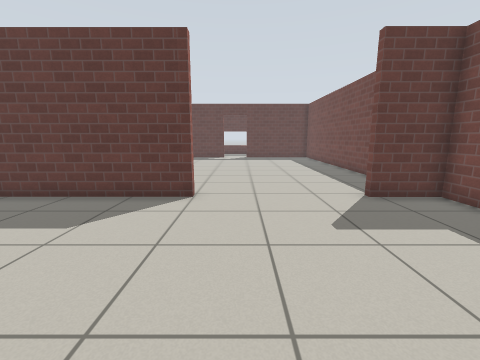
View 1 (above)

16 first-person views from a walk through a world built for the Gazebo simulator. The camera is 0.94 m above the floor, tilts 10° down and sees 90° across. The floor is counted in squares, 0.5 m on a side. Each view is taken from the middle of a square. On the plan, view 1 faces up. The plan holds only what a view shows up to about 15 squares ahead; the rest is blank. Gazebo's built-in surfaces are drawn with simple patterns.

View 2
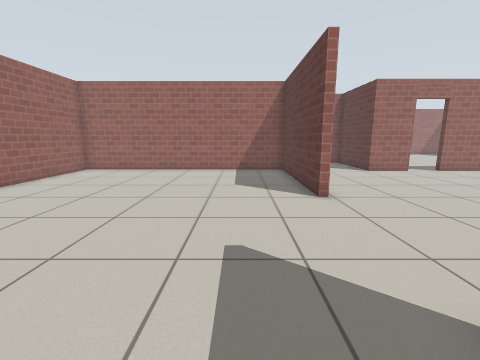

View 3
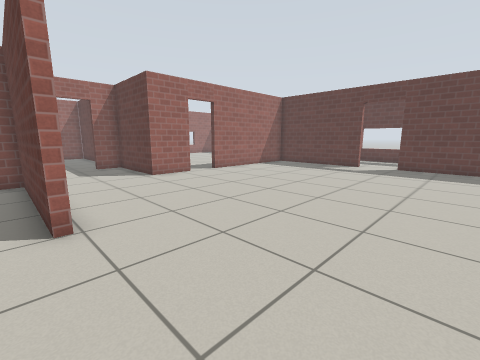

View 4
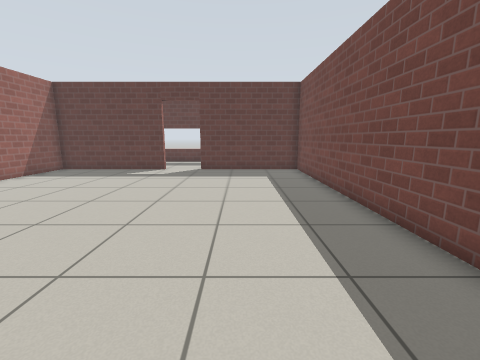

View 5
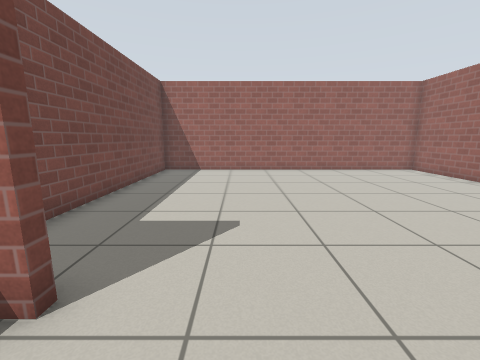

View 6
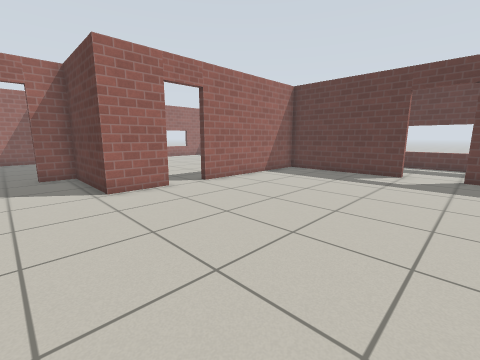

View 7
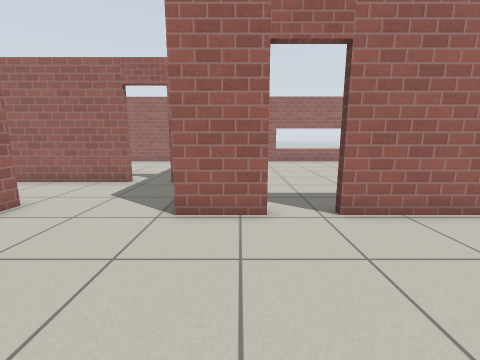

View 8
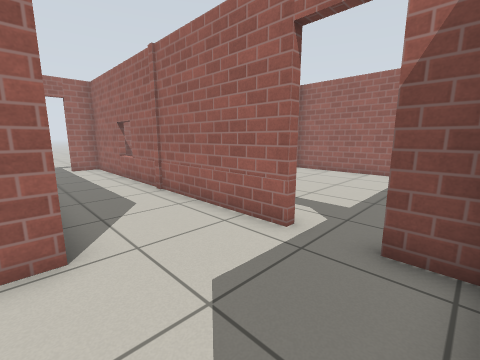

View 9
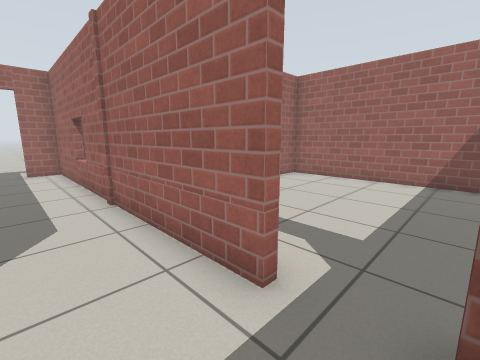

View 10
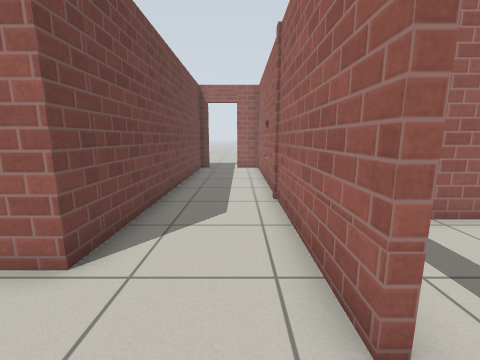

View 11
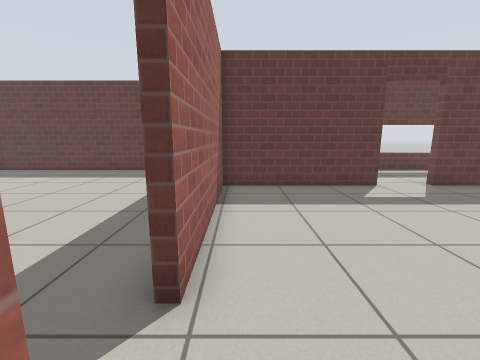

View 12
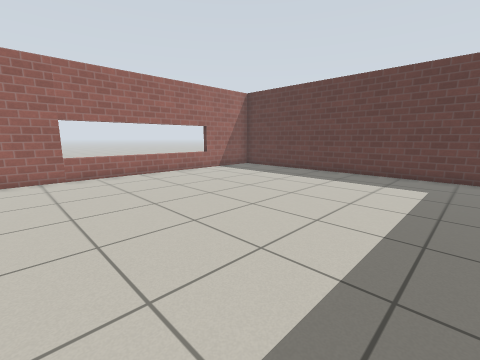

View 13
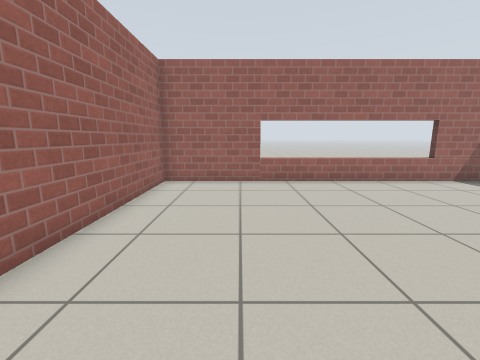

View 14
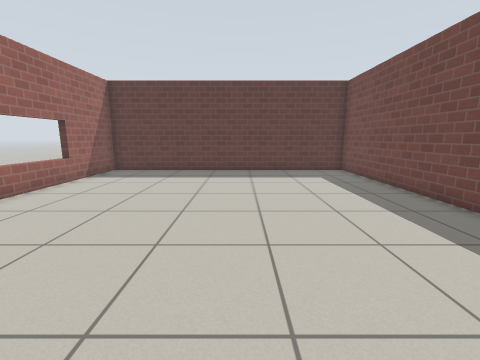

View 15
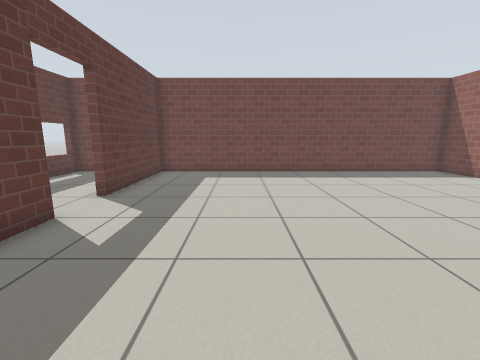

View 16
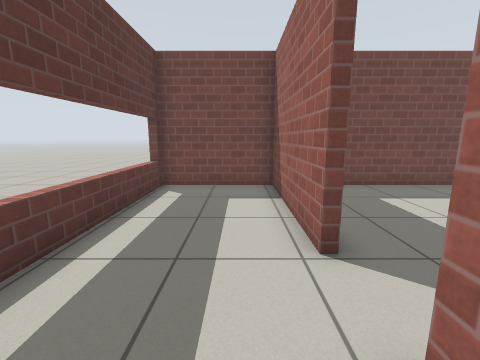

### Floor plan
Ten units are one square. View 1 is at (0, 0); x grows to the right and y downward. Boxes are objects, and circles mark ways between rooms. Rooms are numbered by the first view taken in them; rooms with no view inside come last. Other rooms are left out.
<svg viewBox="-223 -286 293 333">
<path fill="none" stroke="#000" d="M-15 -75 -82 -75 -82 42 65 42 65 -47M-77 -147 -77 -124M65 -62 65 -75 41 -75 41 -78 65 -78 65 -234 6 -234M-15 -234 -77 -234 -77 -164M-122 -94 -122 42 -107 42M-91 42 -85 42 -85 -78 -75 -78M-77 -124 -122 -124 -122 -110M-80 -197 -80 -281 -214 -281 -214 -127 -140 -127M-212 -244 -218 -244M6 -237 65 -237 65 -281 -24 -281M-20 -237 -15 -237"/>
<circle cx="-80" cy="-100" r="3" fill="#2a7"/>
<circle cx="-80" cy="-155" r="3" fill="#2a7"/>
<circle cx="-5" cy="-235" r="3" fill="#2a7"/>
<text x="-10" y="-100">1</text>
<text x="-100" y="-40">2</text>
<text x="-150" y="-200">3</text>
<text x="20" y="-260">4</text>
</svg>
Room 1 opens to room 2. Room 1 opens to room 3. Room 1 opens to room 4.

Where each view was taken, in squares from view 1:
view 1: 0 up, 0 right, facing up
view 2: 5 up, 6 right, facing left
view 3: 7 up, 4 right, facing up-left
view 4: 9 up, 3 right, facing up
view 5: 10 up, 2 right, facing down
view 6: 10 up, 1 right, facing up-left
view 7: 14 up, 2 left, facing left
view 8: 12 up, 8 left, facing down-left
view 9: 11 up, 10 left, facing down-left
view 10: 11 up, 11 left, facing down
view 11: 14 up, 7 left, facing up
view 12: 15 up, 9 left, facing up-left
view 13: 16 up, 11 left, facing left
view 14: 14 up, 14 left, facing up
view 15: 19 up, 7 left, facing right
view 16: 25 up, 3 left, facing right
